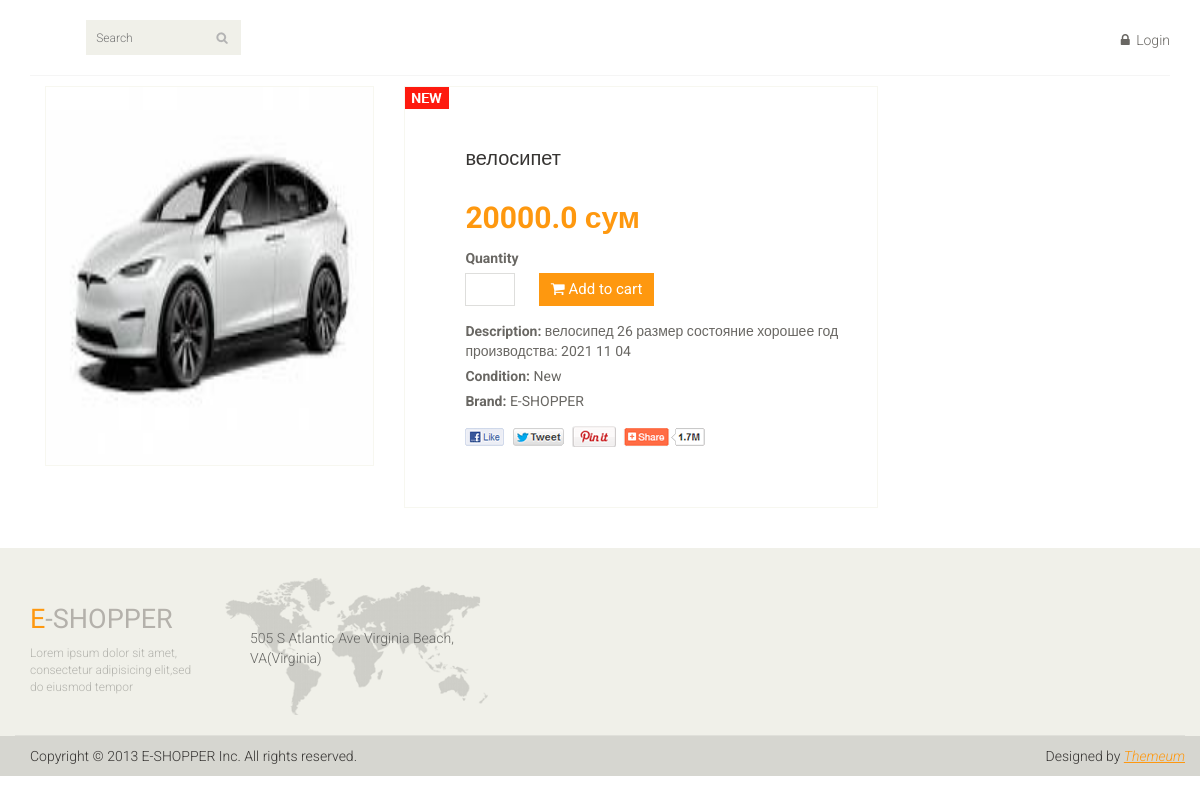
Page /product/1 on the committed database.
### main_page/models.py (models this page shows, shortened)
class Product(models.Model):
    product_name = models.CharField(max_length=150)
    product_price = models.FloatField()
    product_description = models.TextField()
    product_photo = models.ImageField()
    product_category = models.ForeignKey(Category, on_delete=models.CASCADE)

### main_page/views.py (the view)
# urls.py: path('product/<int:pk>', views.get_product),
def get_product(request, pk):
    current_product = models.Product.objects.get(id=pk)
    return render(request, 'current_product.html', {'product': current_product})

### main_page/templates/current_product.html (shortened to what this page needs)
{% extends 'index.html' %}
{% load static %}
{% block content %}
<section>
    <div class="container">
        <div class="row">
            <div class="col-sm-9 padding-right">
            <div class="product-details">
                <div class="col-sm-5">
                    <div class="view-product">
                        <img src="/{{ product.product_photo }}" alt="" />
                    </div>
                </div>
                <div class="col-sm-7">
                    <div class="product-information">
                        <img src="{% static 'images/product-details/new.jpg' %}" class="newarrival" alt="" />
                        <h2>{{ product.product_name }}</h2>
                        <span>
                            <span>{{ product.product_price }} сум</span><br>
                            <label>Quantity</label><br>
                            <form action="/add_to_cart/{{ product.id }}" method="post">
                                <input type="number" name="counter" min="1" />
                                <button type="submit" class="btn btn-fefault cart">
                                    <i class="fa fa-shopping-cart"></i>
                                          Add to cart
                                </button>
                            </form>
                        </span>
                        <p><b>Description:</b> {{ product.product_description }}</p>
                        <p><b>Condition:</b> New</p>
                        <p><b>Brand:</b> E-SHOPPER</p>
                        <a href=""><img src="images/product-details/share.png" class="share img-responsive"  alt="" /></a>
                    </div>
                </div>
            </div>
        </div>
        </div>
    </div>
</section>
{% endblock content %}

### main_page/templates/index.html (shortened to what this page needs)
{% load static %}
<!DOCTYPE html>
<html lang="en">
<head>
    <link href="{% static 'css/bootstrap.min.css' %}" rel="stylesheet">
    <link href="{% static 'css/font-awesome.min.css' %}" rel="stylesheet">
    <link href="{% static 'css/prettyPhoto.css' %}" rel="stylesheet">
    <link href="{% static 'css/price-range.css' %}" rel="stylesheet">
    <link href="{% static 'css/animate.css' %}" rel="stylesheet">
	<link href="{% static 'css/main.css' %}" rel="stylesheet">
	<link href="{% static 'css/responsive.css' %}" rel="stylesheet">
</head>
<body>
	<header id="header">
		<div class="header-middle">
			<div class="container">
				<div class="row">
					<div class="col-sm-4">
						<div class="btn-group pull-right">
							<div class="col-sm-3">
								<div class="search_box pull-right">
									<form method="POST" action="/search">
										  <input type="text" placeholder="Search" name="search" />
									</form>
								</div>
							</div>
						</div>
					</div>
					<div class="col-sm-8">
						<div class="shop-menu pull-right">
							<ul class="nav navbar-nav">
								{% if user.is_authenticated %}
									<li><a href="/">Home</a></li>
									<li><a href="/korzina"><i class="fa fa-shopping-cart"></i> Cart</a></li>
									<li><a href="/accounts/logout/"><i class="fa fa-lock"></i> Logout</a></li>
								{% else %}
									<li><a href="/accounts/login/"><i class="fa fa-lock"></i> Login</a></li>
								{% endif %}
							</ul>
						</div>
					</div>
				</div>
			</div>
		</div>
	</header>
	{% block content %}{% endblock content %}
	<footer id="footer">
		<div class="footer-top">
			<div class="container">
				<div class="row">
					<div class="col-sm-2">
						<div class="companyinfo">
							<h2><span>e</span>-shopper</h2>
							<p>Lorem ipsum dolor sit amet, consectetur adipisicing elit,sed do eiusmod tempor</p>
						</div>
					</div>
					<div class="col-sm-3">
						<div class="address">
							<img src="images/home/map.png" alt="" />
							<p>505 S Atlantic Ave Virginia Beach, VA(Virginia)</p>
						</div>
					</div>
				</div>
			</div>
		</div>
		<div class="footer-bottom">
			<div class="container">
				<div class="row">
					<p class="pull-left">Copyright © 2013 E-SHOPPER Inc. All rights reserved.</p>
					<p class="pull-right">Designed by <span><a target="_blank" href="http://www.themeum.com">Themeum</a></span></p>
				</div>
			</div>
		</div>
	</footer>
</body>
</html>

### main_page/static/css/main.css (style rules this page uses)
body { font-family: 'Roboto', sans-serif; background:; position: relative; font-weight:400px; }
ul li { list-style: none; }
a { -webkit-transition: 300ms; -moz-transition: 300ms; -o-transition: 300ms; transition: 300ms; }
h1, h2, h3, h4, h5, h6 { font-family: 'Roboto', sans-serif; }
.header-middle .container .row { border-bottom: 1px solid #f5f5f5; margin-left: 0; margin-right: 0; padding-bottom: 20px; padding-top: 20px; }
.header-middle .container .row .col-sm-4 { padding-left: 0; }
.header-middle .container .row .col-sm-8 { padding-right:0; }
.shop-menu ul li { display:inline-block; padding-left: 15px; padding-right: 15px; }
.shop-menu ul li:last-child { padding-right: 0; }
.shop-menu ul li a { background: #FFFFFF; color: #696763; font-family: 'Roboto', sans-serif; font-size: 14px; font-weight: 300; padding:0; padding-right: 0; margin-top: 10px; }
.shop-menu ul li a i { margin-right:3px; }
.search_box input { background: #F0F0E9; border: medium none; color: #B2B2B2; font-family: 'roboto'; font-size: 12px; font-weight: 300; height: 35px; outline: medium none; padding-left: 10px; width: 155px; background-image: url(../images/home/searchicon.png); background-repeat: no-repeat; background-position: 130px; }
#footer { background: #F0F0E9; }
.footer-top .container { border-bottom: 1px solid #E0E0DA; padding-bottom: 20px; }
.companyinfo { margin-top: 57px; }
.companyinfo h2 { color: #B4B1AB; font-family: abel; font-size: 27px; text-transform: uppercase; }
.companyinfo h2 span { color:#FE980F; }
.companyinfo p { color: #B3B3AD; font-family: 'Roboto', sans-serif; font-size: 12px; font-weight: 300; }
.footer-top .col-sm-3 { overflow: hidden; }
.address { margin-top: 30px; position: relative; overflow: hidden; }
.address img { width:100%; }
.address p { color: #666663; font-family: 'Roboto', sans-serif; font-size: 14px; font-weight: 300; left: 25px; position: absolute; top: 50px; }
.footer-bottom { background: #D6D6D0; padding-top: 10px; }
.footer-bottom p { color: #363432; font-family: 'Roboto', sans-serif; font-weight: 300; margin-left: 15px; }
.footer-bottom p span a { color: #FE980F; font-style: italic; text-decoration: underline; }
.padding-right { padding-right: 0; }
.product-details { overflow:hidden; }
.product-details { margin-bottom: 40px; overflow: hidden; margin-top: 10px; }
.view-product { position: relative; }
.view-product img { border: 1px solid #F7F7F0; height: 380px; width: 100%; }
.product-information { border: 1px solid #F7F7F0; overflow: hidden; padding-bottom: 60px; padding-left: 60px; padding-top: 60px; position: relative; }
.newarrival { position:absolute; top:0; left:0 }
.product-information h2 { color: #363432; font-family: 'Roboto', sans-serif; font-size: 20px; margin-top: 0; }
.product-information p { color: #696763; font-family: 'Roboto', sans-serif; margin-bottom: 5px; }
.product-information span { display: inline-block; margin-bottom: 8px; margin-top: 18px; }
.product-information span span { color: #FE980F; float: left; font-family: 'Roboto', sans-serif; font-size: 30px; font-weight: 700; margin-right: 20px; margin-top: 0px; }
.product-information span input { border: 1px solid #DEDEDC; color: #696763; font-family: 'Roboto', sans-serif; font-size: 20px; font-weight: 700; height: 33px; outline: medium none; text-align: center; width: 50px; }
.product-information span label { color: #696763; font-family: 'Roboto', sans-serif; font-weight: 700; margin-bottom: 5px; }
.share { margin-top: 15px; }
.cart { background: #FE980F; border: 0 none; border-radius: 0; color: #FFFFFF; font-family: 'Roboto', sans-serif; font-size: 15px; margin-bottom: 7px; margin-left: 20px; }

### rows in the picture
Product: product_photo (picture), product_name "велосипет", product_price "20000.0", product_description "велосипед 26 размер состояние хорошее год производства: 2021 11 04"
